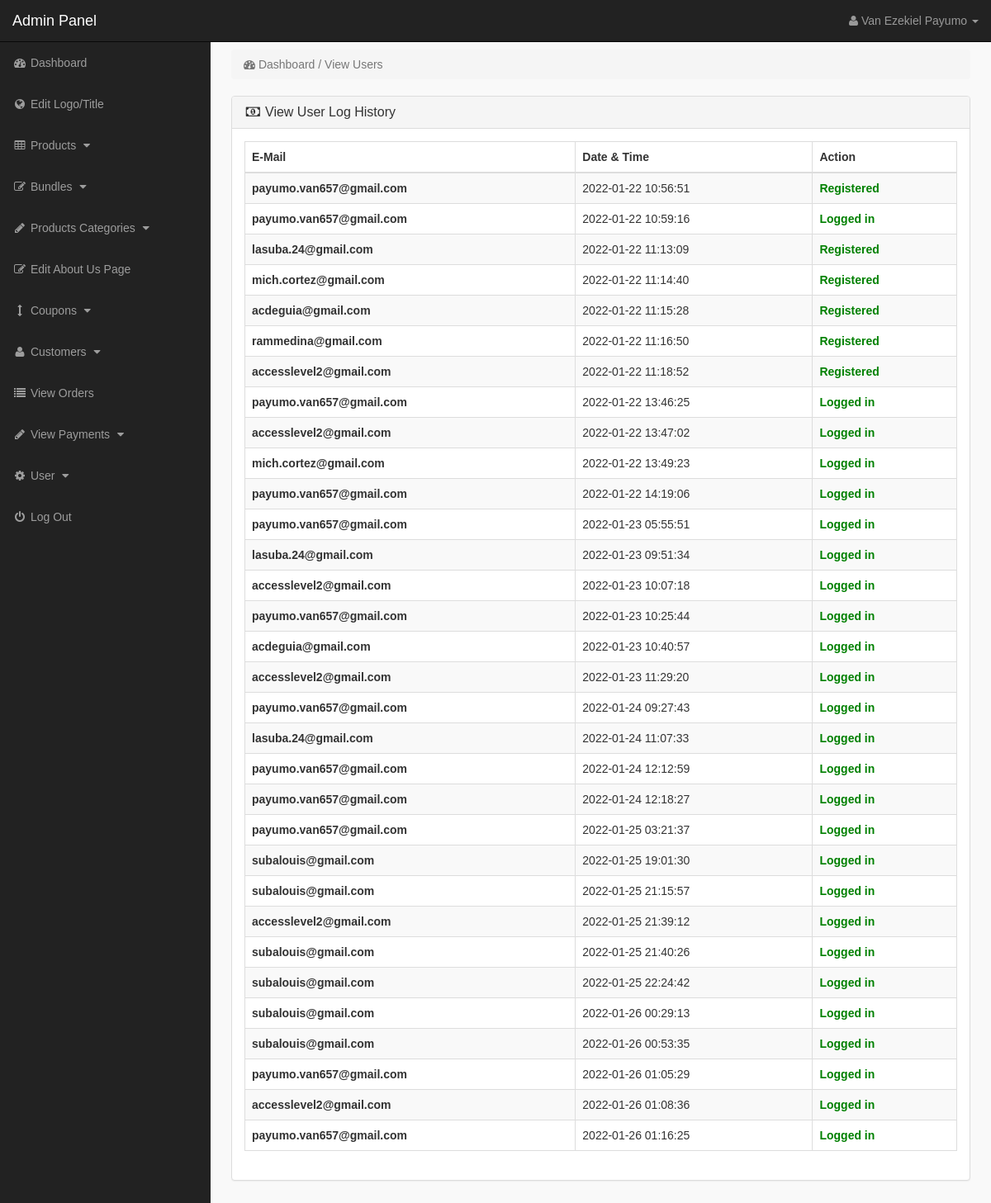
Page /admin_area/index.php?user_history (signed in) on the earlier database version.
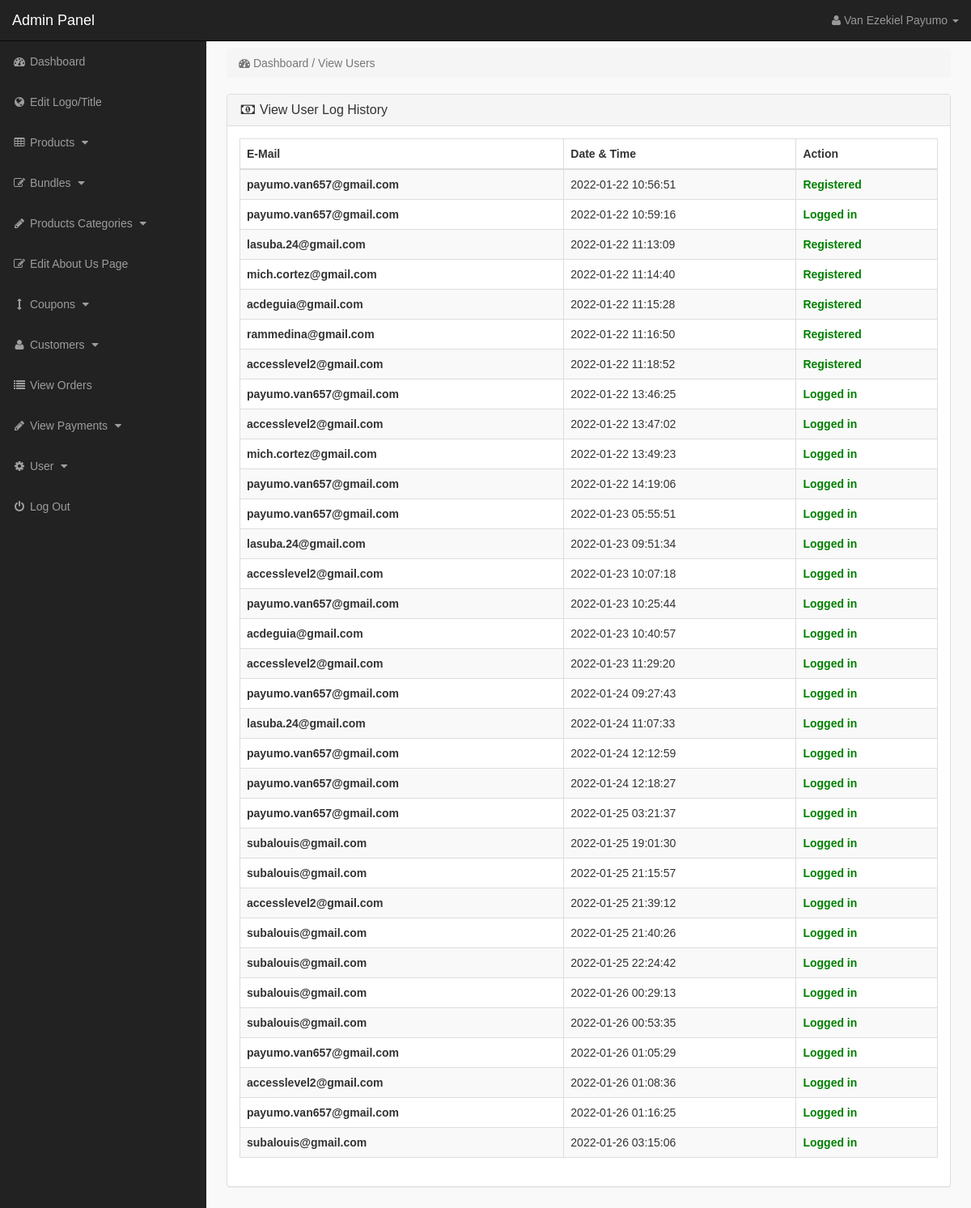
Same page on the later database version.
### tables this page shows
CREATE TABLE `user_log_history` (
  `log_id` int(10) NOT NULL,
  `u_id` int(10) NOT NULL,
  `u_email` varchar(255) NOT NULL,
  `log_time` timestamp NOT NULL DEFAULT current_timestamp(),
  `activity` varchar(255) NOT NULL
);

### admin_area/user_history.php (the view, shortened to what this page needs)
<?php
if (!isset($_SESSION['admin_email'])) {
    echo "<script>window.open('login.php','_self')</script>";
} else {
    ?>
<div class="row">
<div class="col-lg-12" >
<ol class="breadcrumb" >
<li class="active" >
<i class="fa fa-dashboard"></i> Dashboard / View Users
</li>
</ol>
</div>
</div>
<div class="row" >
<div class="col-lg-12" >
<div class="panel panel-default" >
<div class="panel-heading" >
<h3 class="panel-title" >
<i class="fa fa-money fa-fw" ></i> View User Log History
</h3>
</div>
<div class="panel-body" >
<div class="table-responsive" >
<table class="table table-bordered table-hover table-striped" >
<thead>
<tr>
<th>E-Mail</th>
<th>Date & Time</th>
<th>Action</th>
</tr>
</thead>
<tbody>
<?php
    $admin_id = $_SESSION['admin_id'];
    $admin_level = $_SESSION['admin_level'];
    if ($admin_level == 2) {
        $get_logs = "select * from user_log_history WHERE u_id='$admin_id'";
    } else {
        $get_logs = "select * from user_log_history";
    }
    $run_logs = mysqli_query($con, $get_logs);
    while ($row_logs = mysqli_fetch_array($run_logs)) {
        $u_email = $row_logs['u_email'];
        $log_date = $row_logs['log_time'];
        $u_action = $row_logs['activity'];
        ?>
<tr>
<th><?php echo $u_email ?></th>
<td><?php echo $log_date ?></td>
<td><b style='color:green;'><?php echo $u_action ?></b></td>
</tr>
<?php }?>
</tbody>
</table>
</div>
</div>
</div>
</div>
</div>
<?php }?>

### admin_area/index.php (shortened to what this page needs)
<?php
include "includes/db.php";
if (!isset($_SESSION['admin_email'])) {
    echo "<script>window.open('login.php','_self')</script>";
} else {
?>
<?php
    $admin_session = $_SESSION['admin_email'];
    $get_admin = "select * from admins  where admin_email='$admin_session'";
    $run_admin = mysqli_query($con, $get_admin);
    $row_admin = mysqli_fetch_array($run_admin);
    $admin_name = $row_admin['admin_name'];
    ?>
<!DOCTYPE html>
<html>
<head>
<link href="css/bootstrap.min.css" rel="stylesheet">
<link href="css/style.css" rel="stylesheet">
<link href="font-awesome/css/font-awesome.min.css" rel="stylesheet" >
</head>
<body>
<div id="wrapper">
<?php include "includes/sidebar.php";?>
<div id="page-wrapper">
<div class="container-fluid">
<?php
    if (isset($_GET['user_history'])) {
        include "user_history.php";
    }
    ?>
</div>
</div>
</div>
</body>
</html>
<?php }?>

### admin_area/includes/sidebar.php (shortened to what this page needs)
<?php
if (!isset($_SESSION['admin_email'])) {
    echo "<script>window.open('login.php','_self')</script>";
} else {
    $admin_level = $_SESSION['admin_level'];
    if ($admin_level == 2) {
        $hideme = 'display:none;';
    } else {
        $hideme = '';
    }
    ?>
<nav class="navbar navbar-inverse navbar-fixed-top" >
<div class="navbar-header" >
<a class="navbar-brand" href="index.php?dashboard" >Admin Panel</a>
</div>
<ul class="nav navbar-right top-nav" >
<li class="dropdown" >
<a href="#" class="dropdown-toggle" data-toggle="dropdown" >
<i class="fa fa-user" ></i>
<?php echo $admin_name; ?> <b class="caret" ></b>
</a>
</li>
</ul>
<div class="collapse navbar-collapse navbar-ex1-collapse">
<ul class="nav navbar-nav side-nav">
<li>
<a href="index.php?dashboard">
<i class="fa fa-fw fa-dashboard"></i> Dashboard
</a>
</li>
<li>
<a style="<?php echo $hideme; ?>" href="index.php?edit_logo_title">
<i class="fa fa-fw fa-globe"></i> Edit Logo/Title
</a>
</li>
<li>
<a href="#" data-toggle="collapse" data-target="#products">
<i class="fa fa-fw fa-table"></i> Products
<i class="fa fa-fw fa-caret-down"></i>
</a>
</li>
<li>
<a href="#" data-toggle="collapse" data-target="#bundles">
<i class="fa fa-fw fa-edit"></i> Bundles
<i class="fa fa-fw fa-caret-down"></i>
</a>
</li>
<li>
<a href="#" data-toggle="collapse" data-target="#p_cat">
<i class="fa fa-fw fa-pencil"></i> Products Categories
<i class="fa fa-fw fa-caret-down"></i>
</a>
</li>
<li style="<?php echo $hideme; ?>">
<a href="index.php?edit_about_us">
<i class="fa fa-fw fa-edit"></i> Edit About Us Page
</a>
</li>
<li style="<?php echo $hideme; ?>">
<a href="#" data-toggle="collapse" data-target="#coupons">
<i class="fa fa-fw fa-arrows-v"></i> Coupons
<i class="fa fa-fw fa-caret-down"></i>
</a>
</li>
<li style="<?php echo $hideme; ?>">
<a href="#" data-toggle="collapse" data-target="#customer">
<i class="fa fa-fw fa-user"></i> Customers
<i class="fa fa-fw fa-caret-down"></i>
</a>
</li>
<li>
<a href="index.php?view_orders">
<i class="fa fa-fw fa-list"></i> View Orders
</a>
</li>
<li>
<a href="#" data-toggle="collapse" data-target="#pay">
<i class="fa fa-fw fa-pencil"></i> View Payments
<i class="fa fa-fw fa-caret-down"></i>
</a>
</li>
<li>
<a href="#" data-toggle="collapse" data-target="#users">
<i class="fa fa-fw fa-gear"></i> User
<i class="fa fa-fw fa-caret-down"></i>
</a>
</li>
<li>
<a href="logout.php">
<i class="fa fa-fw fa-power-off"></i> Log Out
</a>
</li>
</ul>
</div>
</nav>
<?php }?>

### admin_area/css/style.css (style rules this page uses)
* { font-family: "Montserrat", sans-serif }
body { margin-top: 100px; font-family: "Montserrat"; }
@media (min-width: 768px) { body { margin-top: 50px; } }
#wrapper { padding-left: 0; }
#page-wrapper { width: 100%; padding: 0; background-color: #F9F9F9; }
@media (min-width: 768px) { #wrapper { padding-left: 255px; } }
@media (min-width: 768px) { #page-wrapper { padding: 10px; } }
.top-nav { padding: 0 15px; }
.top-nav>li { display: inline-block; float: left; }
.top-nav>li>a { padding-top: 15px; padding-bottom: 15px; line-height: 20px; color: #999; }
@media (min-width: 768px) { .side-nav { position: fixed; top: 51px; width: 255px; border-radius: 0; overflow-y: auto; background-color: #222; bottom: 0; overflow-x: hidden; padding-bottom: 40px; } }
@media (min-width: 768px) { .side-nav>li>a { width: 255px; } }
.panel-body { border-radius: 5px; }

Differences in the rows shown:
added user_log_history: u_email "subalouis@gmail.com", log_time "2022-01-26 03:15:06", activity "Logged in"
